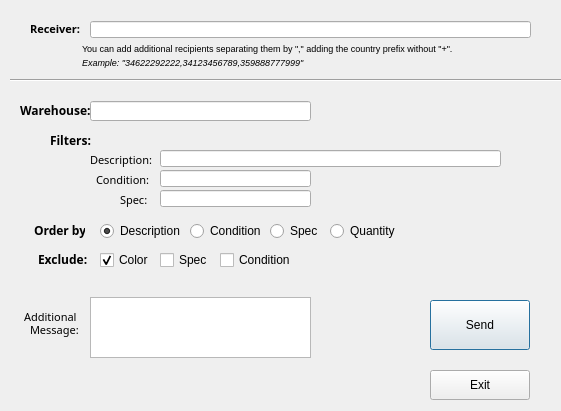
<?xml version="1.0" encoding="UTF-8"?>
<ui version="4.0">
 <class>whatsapp_stock</class>
 <widget class="QDialog" name="whatsapp_stock">
  <property name="geometry">
   <rect>
    <x>0</x>
    <y>0</y>
    <width>561</width>
    <height>411</height>
   </rect>
  </property>
  <property name="windowTitle">
   <string>Dialog</string>
  </property>
  <widget class="QLabel" name="label_5">
   <property name="geometry">
    <rect>
     <x>82</x>
     <y>54</y>
     <width>401</width>
     <height>16</height>
    </rect>
   </property>
   <property name="font">
    <font>
     <family>Arial</family>
     <pointsize>7</pointsize>
     <italic>true</italic>
    </font>
   </property>
   <property name="text">
    <string>Example: &quot;34622292222,34123456789,359888777999&quot;</string>
   </property>
  </widget>
  <widget class="QTextEdit" name="message_line_edit">
   <property name="geometry">
    <rect>
     <x>90</x>
     <y>297</y>
     <width>221</width>
     <height>61</height>
    </rect>
   </property>
  </widget>
  <widget class="QLabel" name="message_2">
   <property name="geometry">
    <rect>
     <x>24</x>
     <y>307</y>
     <width>61</width>
     <height>20</height>
    </rect>
   </property>
   <property name="font">
    <font>
     <family>Century Gothic</family>
     <pointsize>8</pointsize>
     <weight>50</weight>
     <bold>false</bold>
    </font>
   </property>
   <property name="text">
    <string>Additional</string>
   </property>
  </widget>
  <widget class="QLabel" name="label_4">
   <property name="geometry">
    <rect>
     <x>82</x>
     <y>40</y>
     <width>401</width>
     <height>16</height>
    </rect>
   </property>
   <property name="font">
    <font>
     <pointsize>7</pointsize>
    </font>
   </property>
   <property name="text">
    <string>You can add additional recipients separating them by &quot;,&quot; adding the country prefix without &quot;+&quot;.</string>
   </property>
  </widget>
  <widget class="QPushButton" name="send">
   <property name="geometry">
    <rect>
     <x>430</x>
     <y>300</y>
     <width>100</width>
     <height>50</height>
    </rect>
   </property>
   <property name="text">
    <string>Send</string>
   </property>
  </widget>
  <widget class="QPushButton" name="exit">
   <property name="geometry">
    <rect>
     <x>430</x>
     <y>370</y>
     <width>100</width>
     <height>30</height>
    </rect>
   </property>
   <property name="text">
    <string>Exit</string>
   </property>
  </widget>
  <widget class="QLabel" name="label_3">
   <property name="geometry">
    <rect>
     <x>30</x>
     <y>21</y>
     <width>61</width>
     <height>16</height>
    </rect>
   </property>
   <property name="font">
    <font>
     <family>Century Gothic</family>
     <pointsize>8</pointsize>
     <weight>75</weight>
     <bold>true</bold>
    </font>
   </property>
   <property name="toolTip">
    <string/>
   </property>
   <property name="text">
    <string>Receiver:</string>
   </property>
  </widget>
  <widget class="QLineEdit" name="receivers_line_edit">
   <property name="geometry">
    <rect>
     <x>90</x>
     <y>21</y>
     <width>441</width>
     <height>17</height>
    </rect>
   </property>
  </widget>
  <widget class="QLabel" name="label">
   <property name="geometry">
    <rect>
     <x>20</x>
     <y>100</y>
     <width>70</width>
     <height>20</height>
    </rect>
   </property>
   <property name="font">
    <font>
     <family>Century Gothic</family>
     <weight>75</weight>
     <bold>true</bold>
    </font>
   </property>
   <property name="text">
    <string>Warehouse:</string>
   </property>
  </widget>
  <widget class="QLabel" name="label_2">
   <property name="geometry">
    <rect>
     <x>38</x>
     <y>249</y>
     <width>51</width>
     <height>20</height>
    </rect>
   </property>
   <property name="font">
    <font>
     <family>Century Gothic</family>
     <weight>75</weight>
     <bold>true</bold>
    </font>
   </property>
   <property name="text">
    <string>Exclude:</string>
   </property>
  </widget>
  <widget class="Line" name="line">
   <property name="geometry">
    <rect>
     <x>10</x>
     <y>70</y>
     <width>651</width>
     <height>20</height>
    </rect>
   </property>
   <property name="orientation">
    <enum>Qt::Horizontal</enum>
   </property>
  </widget>
  <widget class="QLineEdit" name="warehouse_line_edit">
   <property name="geometry">
    <rect>
     <x>90</x>
     <y>101</y>
     <width>221</width>
     <height>20</height>
    </rect>
   </property>
  </widget>
  <widget class="QLabel" name="message_3">
   <property name="geometry">
    <rect>
     <x>30</x>
     <y>320</y>
     <width>61</width>
     <height>20</height>
    </rect>
   </property>
   <property name="font">
    <font>
     <family>Century Gothic</family>
     <pointsize>8</pointsize>
     <weight>50</weight>
     <bold>false</bold>
    </font>
   </property>
   <property name="text">
    <string>Message:</string>
   </property>
  </widget>
  <widget class="QRadioButton" name="description_order">
   <property name="geometry">
    <rect>
     <x>100</x>
     <y>221</y>
     <width>81</width>
     <height>20</height>
    </rect>
   </property>
   <property name="text">
    <string>Description</string>
   </property>
   <property name="checked">
    <bool>true</bool>
   </property>
  </widget>
  <widget class="QRadioButton" name="condition_order">
   <property name="geometry">
    <rect>
     <x>190</x>
     <y>221</y>
     <width>71</width>
     <height>20</height>
    </rect>
   </property>
   <property name="text">
    <string>Condition</string>
   </property>
  </widget>
  <widget class="QRadioButton" name="spec_order">
   <property name="geometry">
    <rect>
     <x>270</x>
     <y>221</y>
     <width>51</width>
     <height>20</height>
    </rect>
   </property>
   <property name="text">
    <string>Spec</string>
   </property>
  </widget>
  <widget class="QRadioButton" name="quantity_order">
   <property name="geometry">
    <rect>
     <x>330</x>
     <y>221</y>
     <width>71</width>
     <height>20</height>
    </rect>
   </property>
   <property name="text">
    <string>Quantity</string>
   </property>
  </widget>
  <widget class="QLabel" name="label_6">
   <property name="geometry">
    <rect>
     <x>34</x>
     <y>220</y>
     <width>51</width>
     <height>20</height>
    </rect>
   </property>
   <property name="font">
    <font>
     <family>Century Gothic</family>
     <weight>75</weight>
     <bold>true</bold>
    </font>
   </property>
   <property name="text">
    <string>Order by:</string>
   </property>
  </widget>
  <widget class="QCheckBox" name="color_exclude">
   <property name="geometry">
    <rect>
     <x>100</x>
     <y>250</y>
     <width>51</width>
     <height>20</height>
    </rect>
   </property>
   <property name="text">
    <string>Color</string>
   </property>
   <property name="checked">
    <bool>true</bool>
   </property>
  </widget>
  <widget class="QCheckBox" name="condition_exclude">
   <property name="geometry">
    <rect>
     <x>220</x>
     <y>250</y>
     <width>71</width>
     <height>20</height>
    </rect>
   </property>
   <property name="text">
    <string>Condition</string>
   </property>
  </widget>
  <widget class="QCheckBox" name="spec_exclude">
   <property name="geometry">
    <rect>
     <x>160</x>
     <y>250</y>
     <width>51</width>
     <height>20</height>
    </rect>
   </property>
   <property name="text">
    <string>Spec</string>
   </property>
  </widget>
  <widget class="QLabel" name="label_7">
   <property name="geometry">
    <rect>
     <x>50</x>
     <y>130</y>
     <width>41</width>
     <height>20</height>
    </rect>
   </property>
   <property name="font">
    <font>
     <family>Century Gothic</family>
     <weight>75</weight>
     <bold>true</bold>
    </font>
   </property>
   <property name="text">
    <string>Filters:</string>
   </property>
  </widget>
  <widget class="QLabel" name="message_4">
   <property name="geometry">
    <rect>
     <x>90</x>
     <y>150</y>
     <width>71</width>
     <height>20</height>
    </rect>
   </property>
   <property name="font">
    <font>
     <family>Century Gothic</family>
     <pointsize>8</pointsize>
     <weight>50</weight>
     <bold>false</bold>
    </font>
   </property>
   <property name="text">
    <string>Description:</string>
   </property>
  </widget>
  <widget class="QLabel" name="message_5">
   <property name="geometry">
    <rect>
     <x>96</x>
     <y>170</y>
     <width>71</width>
     <height>20</height>
    </rect>
   </property>
   <property name="font">
    <font>
     <family>Century Gothic</family>
     <pointsize>8</pointsize>
     <weight>50</weight>
     <bold>false</bold>
    </font>
   </property>
   <property name="text">
    <string>Condition:</string>
   </property>
  </widget>
  <widget class="QLabel" name="message_6">
   <property name="geometry">
    <rect>
     <x>120</x>
     <y>190</y>
     <width>41</width>
     <height>20</height>
    </rect>
   </property>
   <property name="font">
    <font>
     <family>Century Gothic</family>
     <pointsize>8</pointsize>
     <weight>50</weight>
     <bold>false</bold>
    </font>
   </property>
   <property name="text">
    <string>Spec:</string>
   </property>
  </widget>
  <widget class="QLineEdit" name="description_line_edit">
   <property name="geometry">
    <rect>
     <x>160</x>
     <y>150</y>
     <width>341</width>
     <height>17</height>
    </rect>
   </property>
  </widget>
  <widget class="QLineEdit" name="description_line_edit_2">
   <property name="geometry">
    <rect>
     <x>160</x>
     <y>170</y>
     <width>151</width>
     <height>17</height>
    </rect>
   </property>
  </widget>
  <widget class="QLineEdit" name="description_line_edit_3">
   <property name="geometry">
    <rect>
     <x>160</x>
     <y>190</y>
     <width>151</width>
     <height>17</height>
    </rect>
   </property>
  </widget>
 </widget>
 <resources/>
 <connections>
  <connection>
   <sender>exit</sender>
   <signal>clicked()</signal>
   <receiver>whatsapp_stock</receiver>
   <slot>close()</slot>
   <hints>
    <hint type="sourcelabel">
     <x>394</x>
     <y>298</y>
    </hint>
    <hint type="destinationlabel">
     <x>334</x>
     <y>296</y>
    </hint>
   </hints>
  </connection>
 </connections>
</ui>
